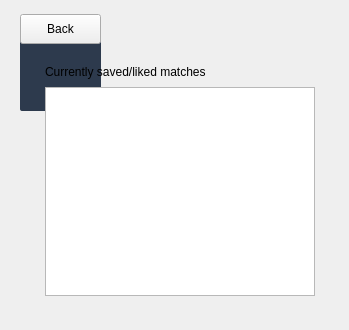
      <widget class="QWidget" name="savedMatchesPage">
       <widget class="QWidget" name="nameInput_7" native="true">
        <property name="geometry">
         <rect>
          <x>20</x>
          <y>40</y>
          <width>320</width>
          <height>281</height>
         </rect>
        </property>
        <property name="sizePolicy">
         <sizepolicy hsizetype="Fixed" vsizetype="Fixed">
          <horstretch>0</horstretch>
          <verstretch>0</verstretch>
         </sizepolicy>
        </property>
        <property name="minimumSize">
         <size>
          <width>320</width>
          <height>270</height>
         </size>
        </property>
        <layout class="QVBoxLayout" name="verticalLayout_10">
         <property name="spacing">
          <number>8</number>
         </property>
         <property name="leftMargin">
          <number>25</number>
         </property>
         <property name="topMargin">
          <number>25</number>
         </property>
         <property name="rightMargin">
          <number>25</number>
         </property>
         <property name="bottomMargin">
          <number>25</number>
         </property>
         <item>
          <widget class="QLabel" name="label_26">
           <property name="sizePolicy">
            <sizepolicy hsizetype="Preferred" vsizetype="Fixed">
             <horstretch>0</horstretch>
             <verstretch>0</verstretch>
            </sizepolicy>
           </property>
           <property name="text">
            <string>Currently saved/liked matches</string>
           </property>
          </widget>
         </item>
         <item>
          <widget class="QListWidget" name="listWidget">
           <property name="isWrapping" stdset="0">
            <bool>false</bool>
           </property>
           <property name="resizeMode">
            <enum>QListView::Adjust</enum>
           </property>
           <property name="viewMode">
            <enum>QListView::ListMode</enum>
           </property>
          </widget>
         </item>
        </layout>
       </widget>
       <widget class="QPushButton" name="back2_5">
        <property name="geometry">
         <rect>
          <x>20</x>
          <y>14</y>
          <width>81</width>
          <height>30</height>
         </rect>
        </property>
        <property name="sizePolicy">
         <sizepolicy hsizetype="Fixed" vsizetype="Fixed">
          <horstretch>0</horstretch>
          <verstretch>0</verstretch>
         </sizepolicy>
        </property>
        <property name="minimumSize">
         <size>
          <width>30</width>
          <height>30</height>
         </size>
        </property>
        <property name="text">
         <string>Back</string>
        </property>
       </widget>
       <widget class="QPushButton" name="back2_6">
        <property name="geometry">
         <rect>
          <x>20</x>
          <y>40</y>
          <width>81</width>
          <height>71</height>
         </rect>
        </property>
        <property name="sizePolicy">
         <sizepolicy hsizetype="Fixed" vsizetype="Fixed">
          <horstretch>0</horstretch>
          <verstretch>0</verstretch>
         </sizepolicy>
        </property>
        <property name="minimumSize">
         <size>
          <width>30</width>
          <height>30</height>
         </size>
        </property>
        <property name="styleSheet">
         <string notr="true">#back2_6{background-color:rgb(45, 58, 77);selection-background-color: rgb(0, 170, 0);border-radius:2px;font: 700 italic 9pt &quot;Segoe UI&quot;;color: rgb(255, 255, 255);}</string>
        </property>
        <property name="text">
         <string/>
        </property>
       </widget>
       <zorder>back2_6</zorder>
       <zorder>back2_5</zorder>
       <zorder>nameInput_7</zorder>
      </widget>
